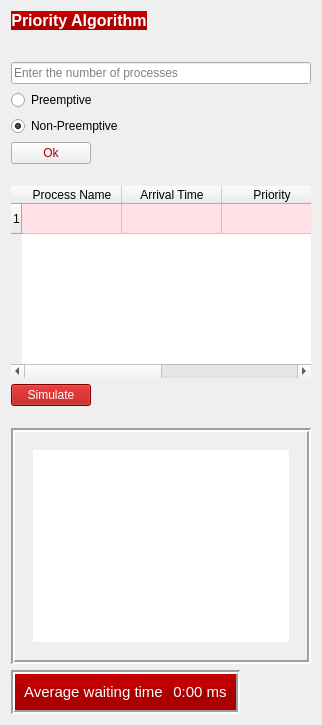
            <widget class="QWidget" name="page_3">
             <layout class="QVBoxLayout" name="verticalLayout">
              <item>
               <widget class="QLabel" name="label_5">
                <property name="sizePolicy">
                 <sizepolicy hsizetype="Fixed" vsizetype="Fixed">
                  <horstretch>0</horstretch>
                  <verstretch>0</verstretch>
                 </sizepolicy>
                </property>
                <property name="font">
                 <font>
                  <pointsize>12</pointsize>
                  <weight>75</weight>
                  <bold>true</bold>
                 </font>
                </property>
                <property name="styleSheet">
                 <string notr="true"> background-color: QLinearGradient(x1:0, y1:0, x2:0, y2:1, stop:0  rgb(208, 0, 0), stop: 0.5 rgb(170, 0, 0));</string>
                </property>
                <property name="text">
                 <string>&lt;html&gt;&lt;head/&gt;&lt;body&gt;&lt;p align=&quot;center&quot;&gt;&lt;span style=&quot; color:#ffffff;&quot;&gt;Priority Algorithm&lt;/span&gt;&lt;/p&gt;&lt;/body&gt;&lt;/html&gt;</string>
                </property>
                <property name="textFormat">
                 <enum>Qt::RichText</enum>
                </property>
               </widget>
              </item>
              <item>
               <widget class="Line" name="line_7">
                <property name="sizePolicy">
                 <sizepolicy hsizetype="Fixed" vsizetype="Fixed">
                  <horstretch>0</horstretch>
                  <verstretch>0</verstretch>
                 </sizepolicy>
                </property>
                <property name="minimumSize">
                 <size>
                  <width>0</width>
                  <height>20</height>
                 </size>
                </property>
                <property name="styleSheet">
                 <string notr="true">border:none</string>
                </property>
                <property name="orientation">
                 <enum>Qt::Vertical</enum>
                </property>
               </widget>
              </item>
              <item>
               <layout class="QVBoxLayout" name="verticalLayout_5">
                <item>
                 <widget class="QLineEdit" name="process_no_3">
                  <property name="sizePolicy">
                   <sizepolicy hsizetype="Maximum" vsizetype="Preferred">
                    <horstretch>0</horstretch>
                    <verstretch>0</verstretch>
                   </sizepolicy>
                  </property>
                  <property name="maximumSize">
                   <size>
                    <width>300</width>
                    <height>16777215</height>
                   </size>
                  </property>
                  <property name="styleSheet">
                   <string notr="true">font: 75  9pt &quot;MS Shell Dlg 2&quot;;


	color: rgb(0, 0, 0);</string>
                  </property>
                  <property name="text">
                   <string/>
                  </property>
                  <property name="placeholderText">
                   <string>Enter the number of processes</string>
                  </property>
                 </widget>
                </item>
                <item>
                 <widget class="QRadioButton" name="preemptive_2">
                  <property name="styleSheet">
                   <string notr="true">
	font: 75  10pt bold &quot;Perpetua Titling MT&quot;;
color: rgb(0, 0, 0);
</string>
                  </property>
                  <property name="text">
                   <string>Preemptive</string>
                  </property>
                  <property name="checked">
                   <bool>false</bool>
                  </property>
                 </widget>
                </item>
                <item>
                 <widget class="QRadioButton" name="non_preemptive_2">
                  <property name="styleSheet">
                   <string notr="true">	font: 75  10pt bold &quot;Perpetua Titling MT&quot;;
color: rgb(0, 0, 0);</string>
                  </property>
                  <property name="text">
                   <string>Non-Preemptive</string>
                  </property>
                  <property name="checked">
                   <bool>true</bool>
                  </property>
                 </widget>
                </item>
                <item>
                 <widget class="QPushButton" name="ok_3">
                  <property name="sizePolicy">
                   <sizepolicy hsizetype="Fixed" vsizetype="Fixed">
                    <horstretch>0</horstretch>
                    <verstretch>0</verstretch>
                   </sizepolicy>
                  </property>
                  <property name="styleSheet">
                   <string notr="true">QPushButton::hover

{

	background-color: rgb(255, 0, 0);
	color: rgb(255, 255, 255);
}

QPushButton{
	
	font: 75  11pt bold &quot;Perpetua Titling MT&quot;;

	color: rgb(170, 0, 0);


}

QPushButton:pressed
{
    background-color: QLinearGradient( x1: 0, y1: 0, x2: 0, y2: 1, stop: 0 #2d2d2d, stop: 0.1 #2b2b2b, stop: 0.5 #292929, stop: 0.9 #282828, stop: 1 #252525);
}</string>
                  </property>
                  <property name="text">
                   <string>Ok</string>
                  </property>
                 </widget>
                </item>
                <item>
                 <widget class="Line" name="line_17">
                  <property name="sizePolicy">
                   <sizepolicy hsizetype="Fixed" vsizetype="Fixed">
                    <horstretch>0</horstretch>
                    <verstretch>0</verstretch>
                   </sizepolicy>
                  </property>
                  <property name="minimumSize">
                   <size>
                    <width>0</width>
                    <height>10</height>
                   </size>
                  </property>
                  <property name="styleSheet">
                   <string notr="true">border:none</string>
                  </property>
                  <property name="orientation">
                   <enum>Qt::Vertical</enum>
                  </property>
                 </widget>
                </item>
                <item>
                 <widget class="QTableWidget" name="tableWidget_3">
                  <property name="sizePolicy">
                   <sizepolicy hsizetype="Minimum" vsizetype="Expanding">
                    <horstretch>0</horstretch>
                    <verstretch>0</verstretch>
                   </sizepolicy>
                  </property>
                  <property name="maximumSize">
                   <size>
                    <width>550</width>
                    <height>16777215</height>
                   </size>
                  </property>
                  <property name="styleSheet">
                   <string notr="true">QTableWidge::hover

{

	background-color: rgb(255, 0, 0);
}

QTableWidget::item::hover

{

	background-color: rgb(255, 255, 255);
	color: rgb(0, 0, 0);

}
QTableWidget::item::selected::none

{
background-color: rgb(255, 225, 230);
	color: rgb(0, 0, 0);

}
QTableWidget{
		font: 75 12pt bold &quot;Perpetua Titling MT&quot;;

	color: rgb(0, 0, 0);
border:none;

}
</string>
                  </property>
                  <property name="editTriggers">
                   <set>QAbstractItemView::AllEditTriggers</set>
                  </property>
                  <row>
                   <property name="text">
                    <string>1</string>
                   </property>
                  </row>
                  <column>
                   <property name="text">
                    <string>Process Name</string>
                   </property>
                  </column>
                  <column>
                   <property name="text">
                    <string>Arrival Time</string>
                   </property>
                  </column>
                  <column>
                   <property name="text">
                    <string>Priority</string>
                   </property>
                  </column>
                  <column>
                   <property name="text">
                    <string>BurstTime (ms)</string>
                   </property>
                  </column>
                 </widget>
                </item>
                <item>
                 <widget class="QPushButton" name="simulate_3">
                  <property name="sizePolicy">
                   <sizepolicy hsizetype="Fixed" vsizetype="Fixed">
                    <horstretch>0</horstretch>
                    <verstretch>0</verstretch>
                   </sizepolicy>
                  </property>
                  <property name="styleSheet">
                   <string notr="true">QPushButton::hover

{

	background-color: rgb(255, 0, 0);
}

QPushButton{
	
	font: 75  11pt bold &quot;Perpetua Titling MT&quot;;

	color: rgb(255, 255, 255);
	background-color: rgb(170, 0, 0);


}

QPushButton:pressed
{
    background-color: QLinearGradient( x1: 0, y1: 0, x2: 0, y2: 1, stop: 0 #2d2d2d, stop: 0.1 #2b2b2b, stop: 0.5 #292929, stop: 0.9 #282828, stop: 1 #252525);
}</string>
                  </property>
                  <property name="text">
                   <string>Simulate</string>
                  </property>
                 </widget>
                </item>
               </layout>
              </item>
              <item>
               <widget class="Line" name="line_13">
                <property name="sizePolicy">
                 <sizepolicy hsizetype="Fixed" vsizetype="Fixed">
                  <horstretch>0</horstretch>
                  <verstretch>0</verstretch>
                 </sizepolicy>
                </property>
                <property name="minimumSize">
                 <size>
                  <width>0</width>
                  <height>10</height>
                 </size>
                </property>
                <property name="styleSheet">
                 <string notr="true">border:none</string>
                </property>
                <property name="orientation">
                 <enum>Qt::Vertical</enum>
                </property>
               </widget>
              </item>
              <item>
               <widget class="QFrame" name="frame_11">
                <property name="styleSheet">
                 <string notr="true"/>
                </property>
                <property name="frameShape">
                 <enum>QFrame::Box</enum>
                </property>
                <property name="frameShadow">
                 <enum>QFrame::Sunken</enum>
                </property>
                <property name="lineWidth">
                 <number>2</number>
                </property>
                <layout class="QVBoxLayout" name="verticalLayout_10">
                 <item>
                  <widget class="QScrollArea" name="scrollArea_4">
                   <property name="styleSheet">
                    <string notr="true">border:none;</string>
                   </property>
                   <property name="widgetResizable">
                    <bool>true</bool>
                   </property>
                   <widget class="QWidget" name="scrollAreaWidgetContents_4">
                    <property name="geometry">
                     <rect>
                      <x>0</x>
                      <y>0</y>
                      <width>884</width>
                      <height>193</height>
                     </rect>
                    </property>
                    <layout class="QGridLayout" name="gridLayout_8">
                     <item row="0" column="0">
                      <widget class="QGraphicsView" name="graphicsView_3"/>
                     </item>
                    </layout>
                   </widget>
                  </widget>
                 </item>
                </layout>
               </widget>
              </item>
              <item>
               <widget class="QFrame" name="frame_8">
                <property name="sizePolicy">
                 <sizepolicy hsizetype="Fixed" vsizetype="Fixed">
                  <horstretch>0</horstretch>
                  <verstretch>0</verstretch>
                 </sizepolicy>
                </property>
                <property name="styleSheet">
                 <string notr="true"> background-color: QLinearGradient(x1:0, y1:0, x2:0, y2:1, stop:0  rgb(208, 0, 0), stop: 0.5 rgb(170, 0, 0));</string>
                </property>
                <property name="frameShape">
                 <enum>QFrame::Box</enum>
                </property>
                <property name="frameShadow">
                 <enum>QFrame::Sunken</enum>
                </property>
                <property name="lineWidth">
                 <number>2</number>
                </property>
                <layout class="QHBoxLayout" name="horizontalLayout_2">
                 <item>
                  <widget class="QLabel" name="label_10">
                   <property name="sizePolicy">
                    <sizepolicy hsizetype="Fixed" vsizetype="Fixed">
                     <horstretch>0</horstretch>
                     <verstretch>0</verstretch>
                    </sizepolicy>
                   </property>
                   <property name="font">
                    <font>
                     <pointsize>12</pointsize>
                     <weight>75</weight>
                     <bold>true</bold>
                    </font>
                   </property>
                   <property name="styleSheet">
                    <string notr="true">color: rgb(122, 122, 122);</string>
                   </property>
                   <property name="text">
                    <string>&lt;html&gt;&lt;head/&gt;&lt;body&gt;&lt;p align=&quot;center&quot;&gt;&lt;span style=&quot; font-size:11pt; font-weight:400; color:#ffffff;&quot;&gt;Average waiting time &lt;/span&gt;&lt;/p&gt;&lt;/body&gt;&lt;/html&gt;</string>
                   </property>
                   <property name="textFormat">
                    <enum>Qt::RichText</enum>
                   </property>
                  </widget>
                 </item>
                 <item>
                  <widget class="QLabel" name="lbl_waitingtime_3">
                   <property name="sizePolicy">
                    <sizepolicy hsizetype="Fixed" vsizetype="Fixed">
                     <horstretch>0</horstretch>
                     <verstretch>0</verstretch>
                    </sizepolicy>
                   </property>
                   <property name="font">
                    <font>
                     <pointsize>12</pointsize>
                     <weight>75</weight>
                     <bold>true</bold>
                    </font>
                   </property>
                   <property name="styleSheet">
                    <string notr="true"/>
                   </property>
                   <property name="text">
                    <string>&lt;html&gt;&lt;head/&gt;&lt;body&gt;&lt;p align=&quot;center&quot;&gt;&lt;span style=&quot; font-size:11pt; font-weight:400; color:#ffffff;&quot;&gt;0:00 ms&lt;/span&gt;&lt;/p&gt;&lt;/body&gt;&lt;/html&gt;</string>
                   </property>
                   <property name="textFormat">
                    <enum>Qt::RichText</enum>
                   </property>
                  </widget>
                 </item>
                </layout>
               </widget>
              </item>
             </layout>
            </widget>
